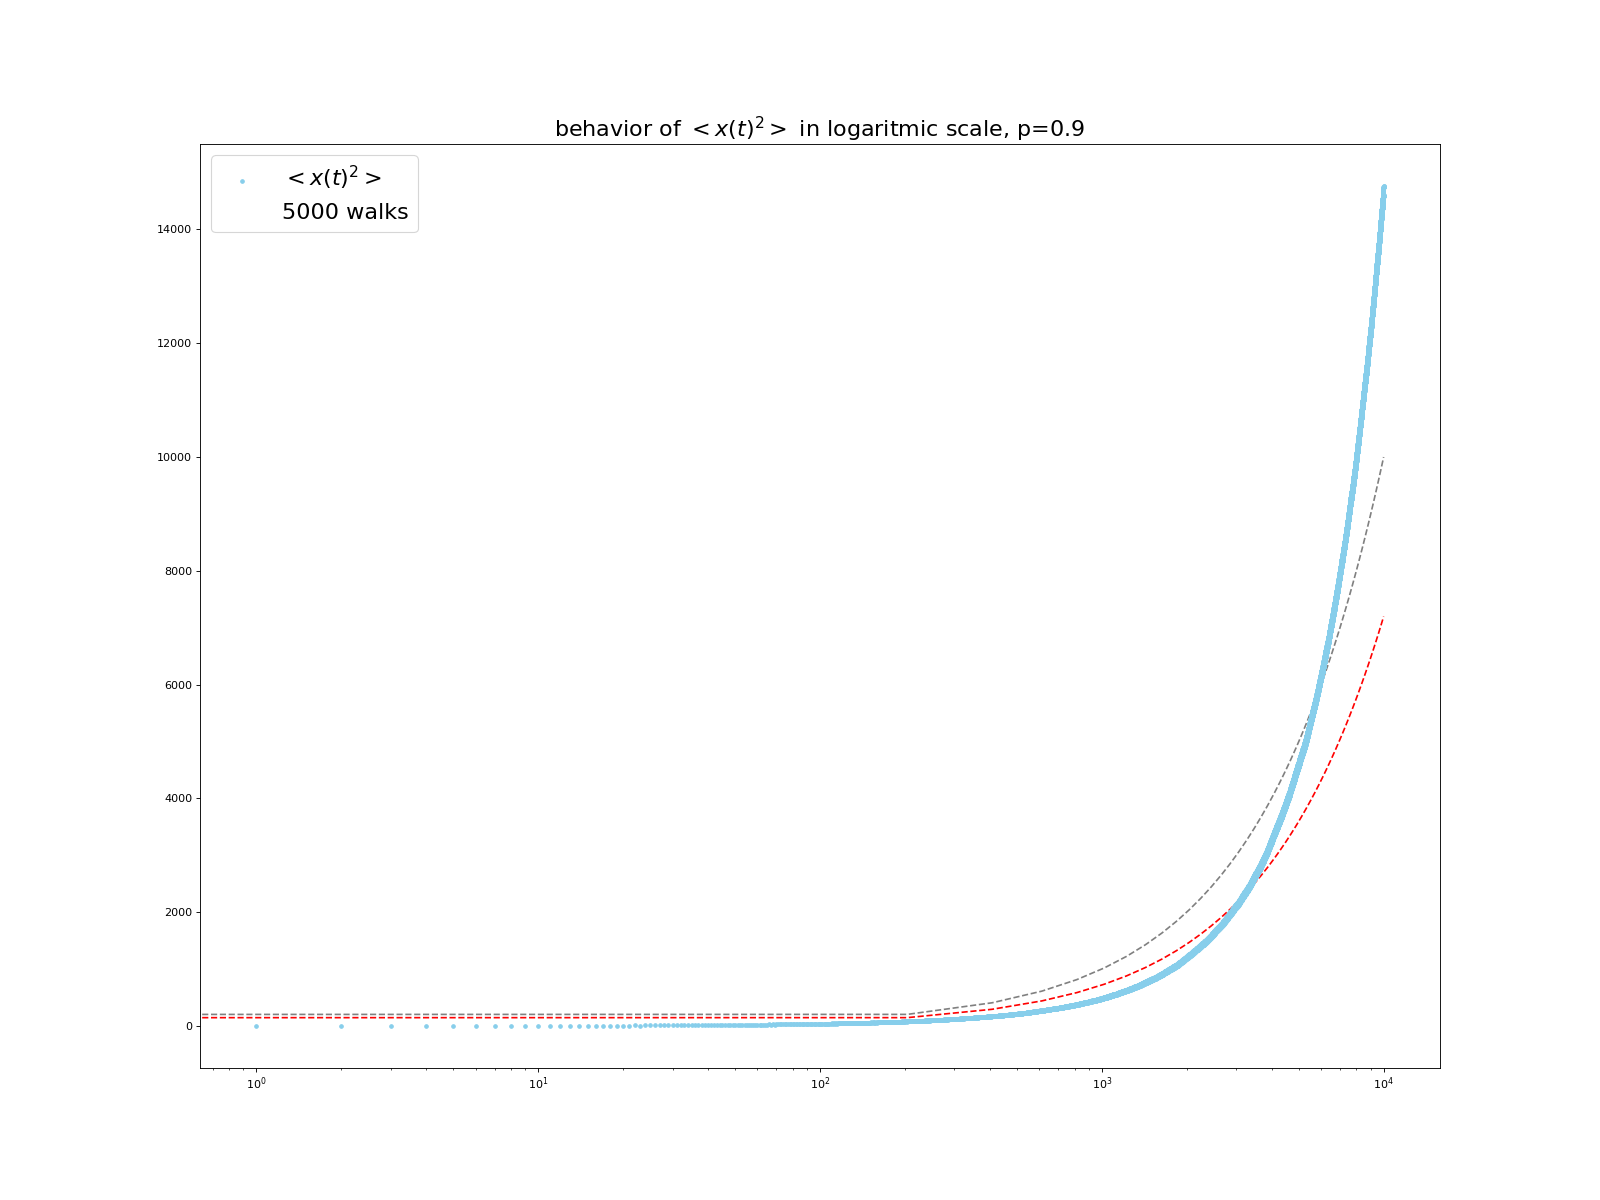

Recreate this plot in Python.
import matplotlib.pyplot as plt
import numpy as np
from matplotlib.pyplot import figure

figure(figsize=(20, 15), dpi=80)
plt.title('behavior of $<x(t)^2>$ in logaritmic scale, p=0.9', fontsize=20)
x, t= np.loadtxt('/workspaces/Computazionale2/Lab5/File/RWTrapx2.dat', usecols=(0, 2), unpack=True)
#Vari plot
#plt.errorbar(t, x, yerr=err, alpha=0.5, label='Error')
plt.plot(np.linspace(0, np.max(t)), np.linspace(0, np.max(t)), color='grey',  zorder=-1, linestyle='--')
plt.plot(np.linspace(0, np.max(t)), np.linspace(0, np.log(np.max(t))**4), color='red',  zorder=-1, linestyle='--')
plt.scatter(t, x, color='skyblue', label='$<x(t)^2>$',  zorder=1, s=10)
plt.plot([], [], '', label='5000 walks', alpha=0)
plt.legend(fontsize=20)
plt.xlabel=('t')
plt.ylabel=('$x(t)^2$')
plt.xscale('log')
#plt.axis(xmin=1, ymin=1)
plt.savefig("RWTrapx2.png")
